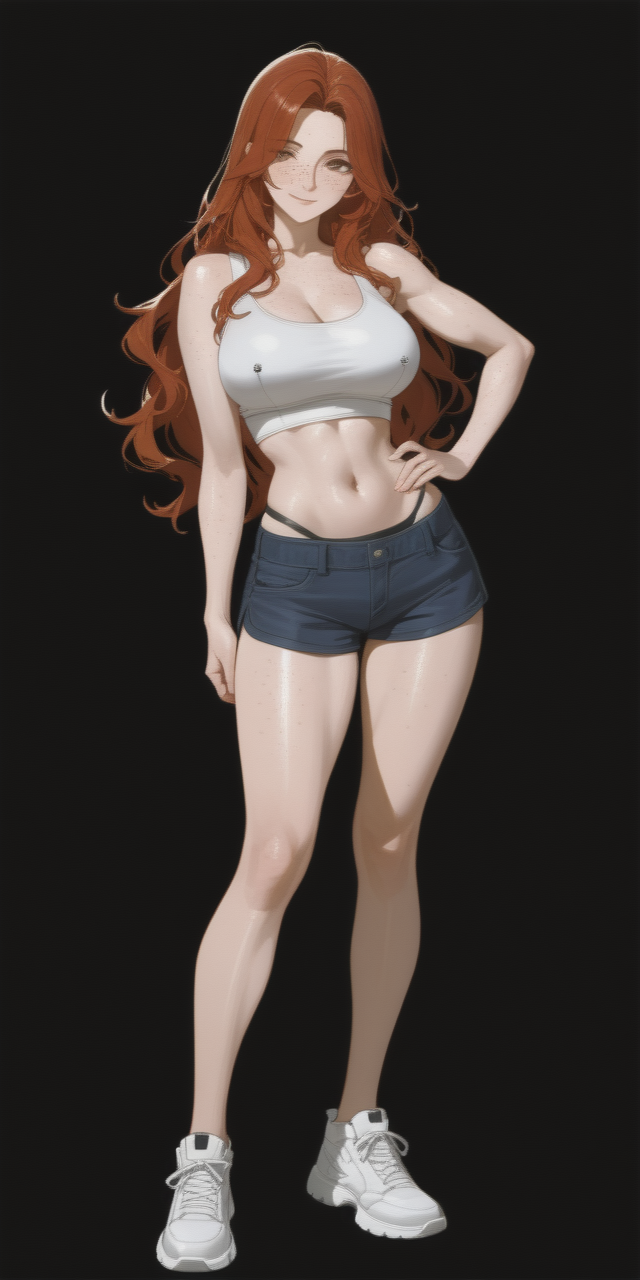
#> input picture gui/assets/lana/masters/idle.png, 640 x 1280 px; its folder holds 4 pictures in this run
$ python make_lana_strips.py
#> lines starting #> are read from the running program, lines starting #| are printed output that depends on the picture
#!/usr/bin/env python3
"""Matte Lana's masters off their solid-black backgrounds and rebuild the
figure strips with real alpha.

Why: the five state masters (gui/assets/lana/masters/*.png, 640x1280) were
generated on solid black, so the shipped strips showed her in a black box.
The Owner wants her floating over the lab backdrop (2026-11-27). This tool
is the deterministic matte + strip rebuild; the masters stay untouched as
the sources of record.

Matte method (deterministic, no randomness, no ML):
  1. A pixel is a background *candidate* when max(r,g,b) <= CAND_MAX (46; the generated
     backgrounds are noisy near-black, border samples run to 38).
  2. Flood fill from every border pixel through candidates -> background.
     Interior dark detail (the black thong, pupils, shadowed folds) is not
     reachable from the border and stays opaque.
  3. Alpha: background 0, foreground 255. Edge feather: a foreground pixel
     adjacent to background whose brightness is below FEATHER_MAX (90)
     gets alpha scaled by its brightness between CAND_MAX..FEATHER_MAX —
     those pixels are figure/black blends, so partial alpha is the honest
     value. Colours are kept as-is (the background was black, so there is
     no colour spill to remove).
  4. Speck cleanup: background-labelled pixels fully enclosed by foreground
     (unreachable holes the flood fill could not have produced — none are
     expected) are left as labelled; unreachable *candidate* islands inside
     the figure stay opaque by construction of step 2.

Strips: each matted master is resized to the 144x288 cell (LANCZOS) and
laid out as 12 frames with the same deterministic breathing bob the app
already labels as its procedural placeholder: dy = round(sin(2*pi*i/12))
in {-1,0,1} px plus a +/-1 px vertical squash in phase. `lana.png` is the
matted idle master itself.

Usage: python3 tools/make_lana_strips.py   (run from gui/)
"""

from __future__ import annotations

import math
import sys
from collections import deque
from pathlib import Path

from PIL import Image

CAND_MAX = 46
FEATHER_MAX = 110
CELL_W, CELL_H = 144, 288
FRAMES = 12
STATES = ["idle", "guiding", "waiting", "success", "error"]


def matte(img: Image.Image) -> Image.Image:
    """Return an RGBA copy of `img` with the border-connected black
    background made transparent (see module docstring)."""
    rgb = img.convert("RGB")
    w, h = rgb.size
    px = rgb.load()
    bright = [[0] * w for _ in range(h)]
    for y in range(h):
        row = bright[y]
        for x in range(w):
            r, g, b = px[x, y]
            row[x] = max(r, g, b)

    bg = [[False] * w for _ in range(h)]
    q: deque[tuple[int, int]] = deque()

    def seed(x: int, y: int) -> None:
        if not bg[y][x] and bright[y][x] <= CAND_MAX:
            bg[y][x] = True
            q.append((x, y))

    for x in range(w):
        seed(x, 0)
        seed(x, h - 1)
    for y in range(h):
        seed(0, y)
        seed(w - 1, y)
    while q:
        x, y = q.popleft()
        for nx, ny in ((x - 1, y), (x + 1, y), (x, y - 1), (x, y + 1)):
            if 0 <= nx < w and 0 <= ny < h:
                seed(nx, ny)

    out = Image.new("RGBA", (w, h))
    opx = out.load()
    for y in range(h):
        for x in range(w):
            r, g, b = px[x, y]
            if bg[y][x]:
                opx[x, y] = (r, g, b, 0)
                continue
            a = 255
            v = bright[y][x]
            if v < FEATHER_MAX and (
                (x > 0 and bg[y][x - 1])
                or (x < w - 1 and bg[y][x + 1])
                or (y > 0 and bg[y - 1][x])
                or (y < h - 1 and bg[y + 1][x])
            ):
                a = round(255 * (v - CAND_MAX) / (FEATHER_MAX - CAND_MAX))
                a = max(0, min(255, a))
            opx[x, y] = (r, g, b, a)
    return out


def build_strip(master_rgba: Image.Image) -> Image.Image:
    cell = master_rgba.resize((CELL_W, CELL_H), Image.LANCZOS)
    strip = Image.new("RGBA", (CELL_W * FRAMES, CELL_H), (0, 0, 0, 0))
    for i in range(FRAMES):
        phase = 2 * math.pi * i / FRAMES
        dy = round(math.sin(phase))  # -1, 0 or 1 px bob
        squash = round(math.sin(phase + math.pi / 2))  # +/-1 px, in quadrature
        frame = cell.resize((CELL_W, CELL_H + squash), Image.LANCZOS) \
            if squash else cell
        strip.paste(frame, (i * CELL_W, dy), frame)
    return strip


def main() -> int:
    gui = Path(__file__).resolve().parent.parent
    lana = gui / "assets" / "lana"
    for state in STATES:
        src = lana / "masters" / f"{state}.png"
        matted = matte(Image.open(src))
#> in matte, rgb is the input picture: PIL image 640x1280 RGB; mean R, G, B 63.8, 56.6, 53.2
#> in matte, `out = Image.new("RGBA", (w, h))`: out: PIL image 640x1280 RGBA; every value is 0
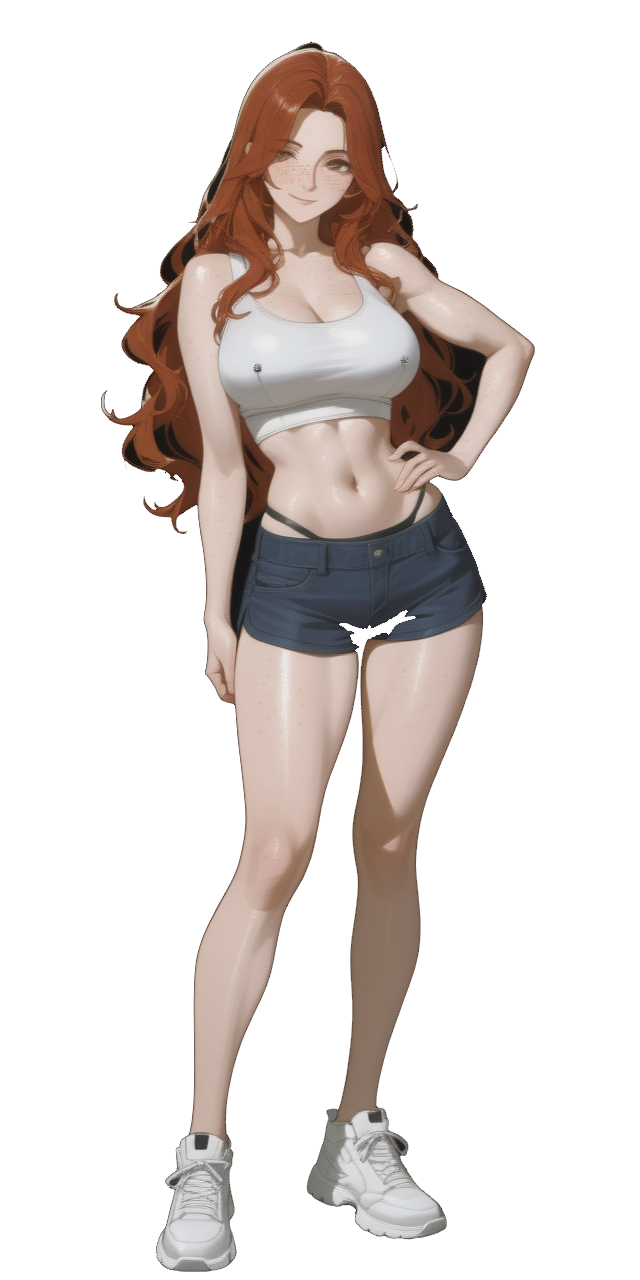
#> matted: PIL image 640x1280 RGBA; mean R, G, B, A 63.8, 56.6, 53.2, 76.9; transparent parts drawn white
        strip = build_strip(matted)
#> in build_strip, `cell = master_rgba.resize((CELL_W, CELL_H), Image.LANCZOS)`:
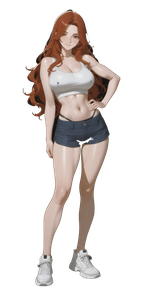
#> cell: PIL image 144x288 RGBA; mean R, G, B, A 52.2, 45.1, 41.8, 76.9; transparent parts drawn white
#> in build_strip, `strip = Image.new("RGBA", (CELL_W * FRAMES, CELL_H), (0, 0, 0, 0))`: strip: PIL image 1728x288 RGBA; every value is 0
#> after the loop in build_strip, `for i in range(FRAMES):`:
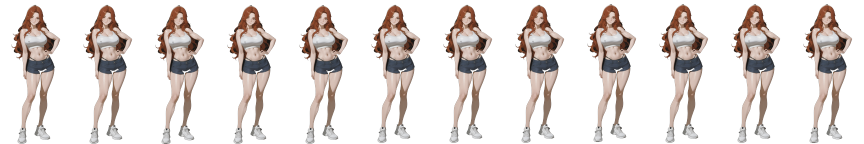
#> strip: PIL image 1728x288 RGBA (shown at 1/2 size); mean R, G, B, A 47.8, 41.4, 38.6, 75.5; transparent parts drawn white
        strip.save(lana / f"{state}.png")
        if state == "idle":
            matted.save(lana / "lana.png")
        cov = sum(1 for a in matted.getchannel("A").getdata() if a > 0)
#> cov = 250095
        total = matted.size[0] * matted.size[1]
#> total = 819200
        print(f"{state}: matted, foreground {cov}/{total} "
              f"({100.0 * cov / total:.1f}%), strip rebuilt")
#| idle: matted, foreground 250095/819200 (30.5%), strip rebuilt
#> pass 2 of the loop in main, `for state in STATES:`:
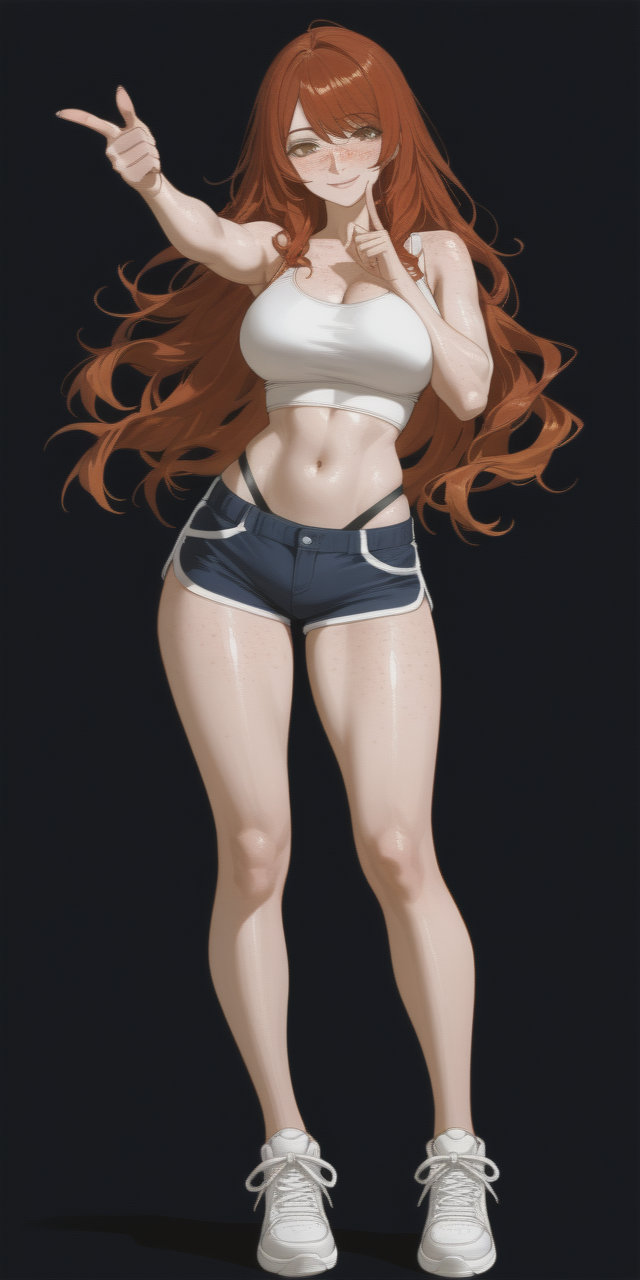
#> input picture gui/assets/lana/masters/guiding.png, 640 x 1280 px
#> in matte, rgb is the input picture: PIL image 640x1280 RGB; mean R, G, B 70.5, 63, 61.3
#> in build_strip (call 2), `cell = master_rgba.resize((CELL_W, CELL_H), Image.LANCZOS)`:
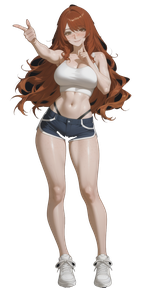
#> cell: PIL image 144x288 RGBA; mean R, G, B, A 60.8, 50.7, 45.9, 90.3; transparent parts drawn white
#> after the loop in build_strip (call 2), `for i in range(FRAMES):`:
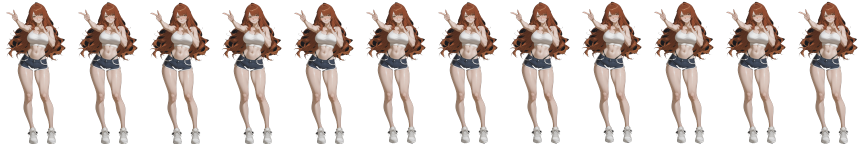
#> strip: PIL image 1728x288 RGBA (shown at 1/2 size); mean R, G, B, A 55.2, 46.3, 42.3, 88.4; transparent parts drawn white
#> cov = 294144
#| guiding: matted, foreground 294144/819200 (35.9%), strip rebuilt
    return 0


if __name__ == "__main__":
#> (the run stopped early here; a loop or call above may not have finished)
